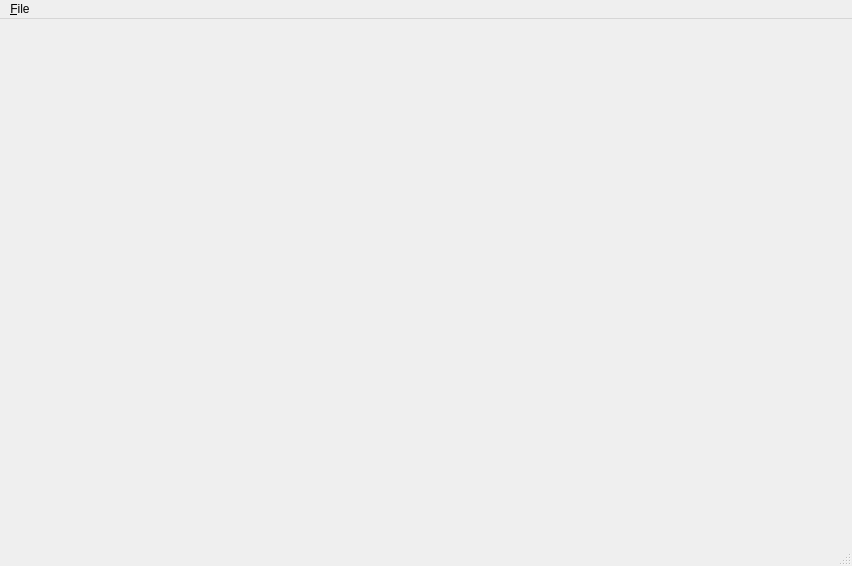
<?xml version="1.0" encoding="UTF-8"?>
<ui version="4.0">
 <class>MainWindow</class>
 <widget class="QMainWindow" name="MainWindow">
  <property name="geometry">
   <rect>
    <x>0</x>
    <y>0</y>
    <width>852</width>
    <height>566</height>
   </rect>
  </property>
  <property name="windowTitle">
   <string>MainWindow</string>
  </property>
  <widget class="QWidget" name="centralWidget">
   <layout class="QHBoxLayout" name="horizontalLayout_2">
    <property name="leftMargin">
     <number>0</number>
    </property>
    <property name="topMargin">
     <number>0</number>
    </property>
    <property name="rightMargin">
     <number>0</number>
    </property>
    <property name="bottomMargin">
     <number>0</number>
    </property>
    <item>
     <layout class="QHBoxLayout" name="horizontalLayout"/>
    </item>
   </layout>
  </widget>
  <widget class="QMenuBar" name="menuBar">
   <property name="geometry">
    <rect>
     <x>0</x>
     <y>0</y>
     <width>852</width>
     <height>21</height>
    </rect>
   </property>
   <widget class="QMenu" name="menuExit">
    <property name="title">
     <string>&amp;File</string>
    </property>
    <addaction name="actionE_xit"/>
   </widget>
   <addaction name="menuExit"/>
  </widget>
  <widget class="QStatusBar" name="statusBar"/>
  <action name="actionE_xit">
   <property name="text">
    <string>E&amp;xit</string>
   </property>
  </action>
 </widget>
 <layoutdefault spacing="6" margin="11"/>
 <resources/>
 <connections/>
</ui>
